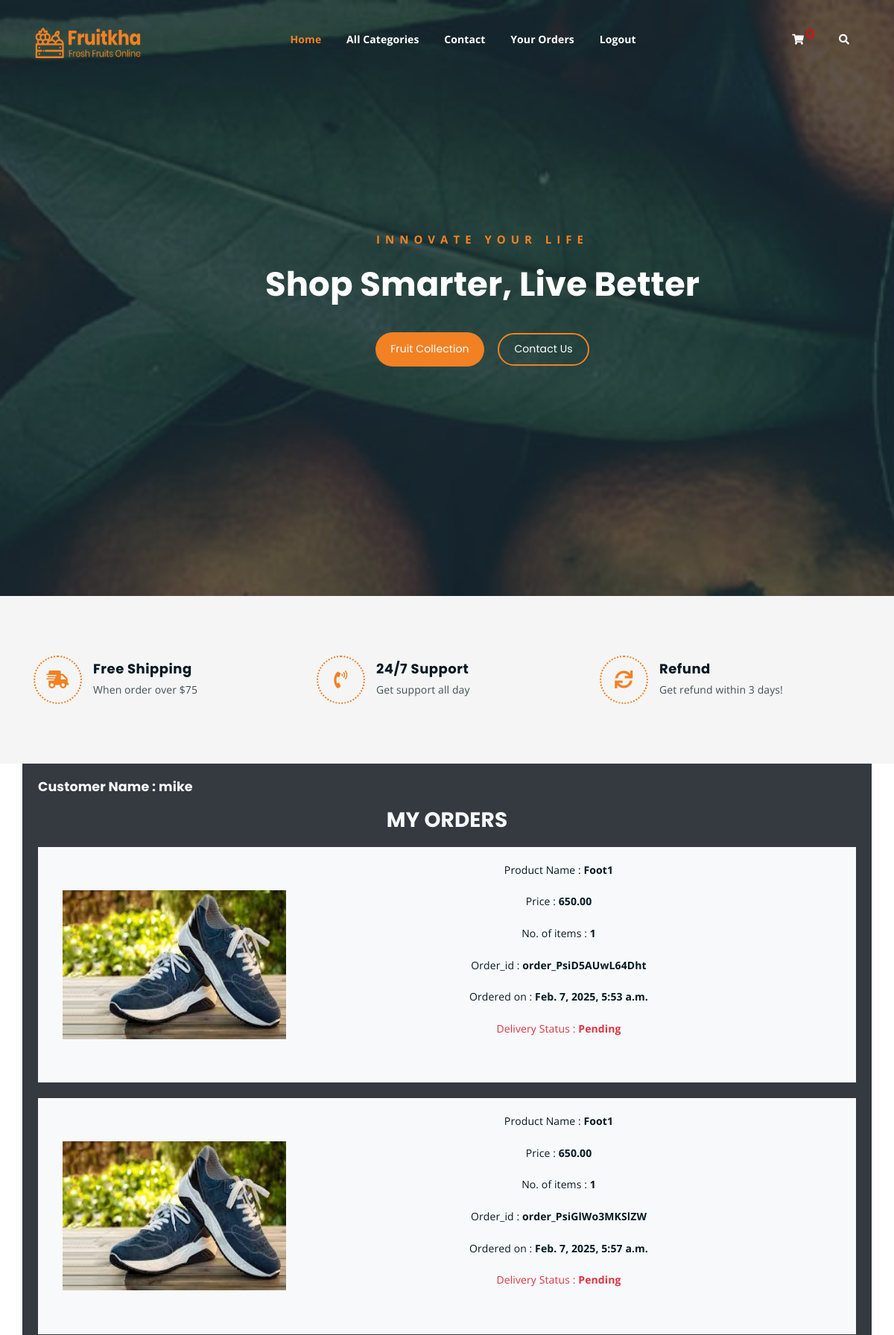
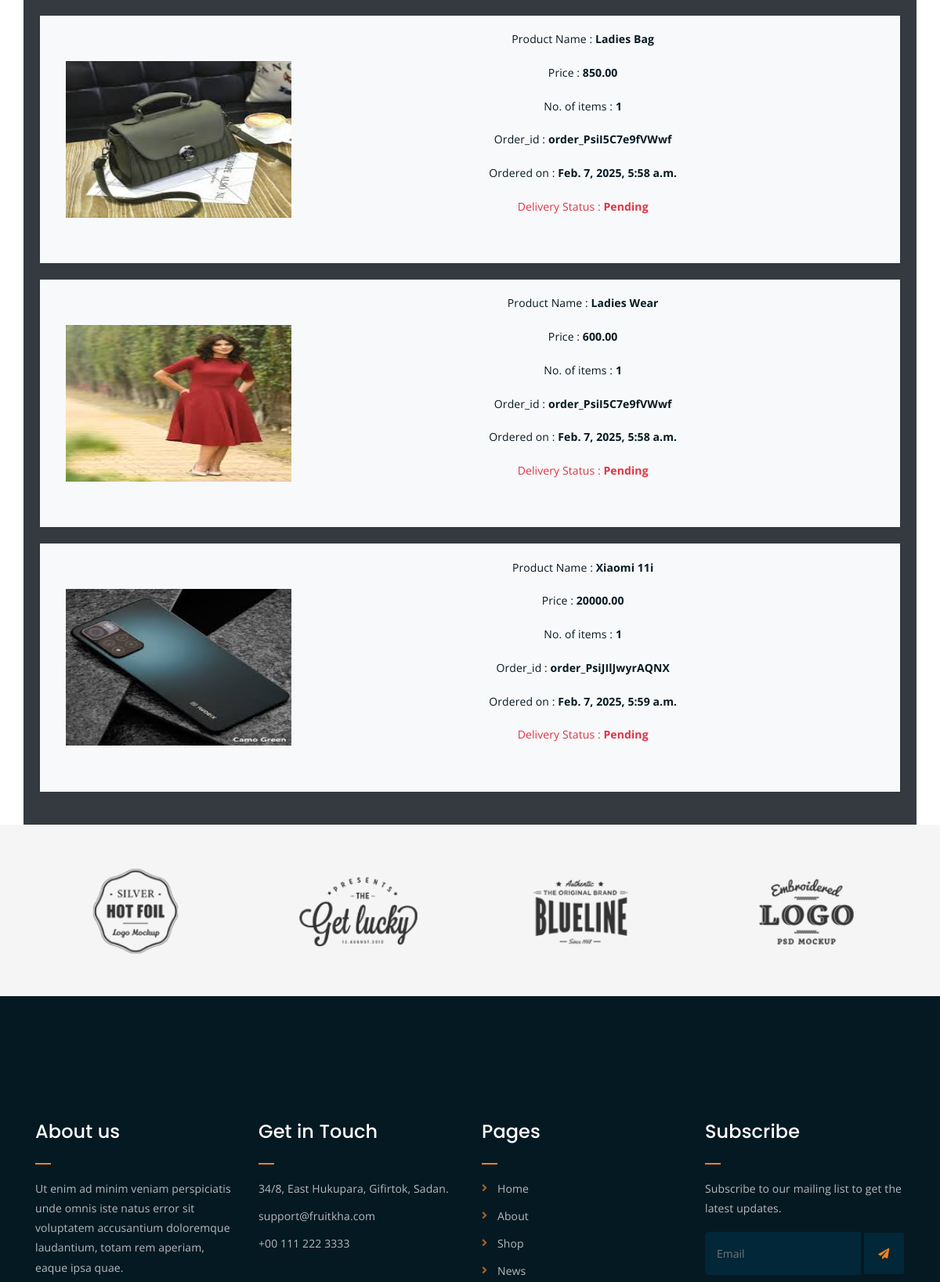
/my_order (signed in, upper part), run on the app's committed database (2 pictures, top to bottom).
### cart/models.py (models this page shows, shortened)
class OrderDetails(models.Model):
    product = models.ForeignKey(Product, on_delete=models.CASCADE)
    user = models.ForeignKey(User, on_delete=models.CASCADE)
    no_of_items = models.IntegerField()
    address = models.TextField()
    phone = models.BigIntegerField()
    pin = models.IntegerField()
    order_id = models.CharField(max_length=30)
    payment_status = models.CharField(max_length=30,default="Pending")
    delivery_status = models.CharField(max_length=30,default="Pending")
    order_date = models.DateTimeField(auto_now_add=True)

### shop/models.py (models this page shows, shortened)
class Product(models.Model):
    name = models.CharField(max_length=15)
    image = models.ImageField(upload_to='media/products', blank=True, null=True)
    description = models.TextField()
    price = models.DecimalField(max_digits=10, decimal_places=2)
    stock = models.IntegerField()
    available = models.BooleanField(default=True)
    created = models.DateTimeField(auto_now_add=True)
    updated = models.DateTimeField(auto_now=True)
    category = ForeignKey(Category, on_delete=models.CASCADE,related_name="products")

### cart/views.py (the view)
# urls.py: path('my_order',views.myOrders,name='my_order')
def myOrders(request):
    u = request.user
    o = OrderDetails.objects.filter(user=u,payment_status="completed")
    context = {'orders':o}
    return render(request,'my_orders.html',context)

### cart/context_processors.py (called while the page is built)
def count_items(request):
    u = request.user
    count = 0
    if request.user.is_authenticated:
        c = Cart.objects.filter(user=u)
        for i in c:
            count = count+i.quantity
    return {'count':count}

### shop/context_processors.py (called while the page is built)
def links(request):
    c = Category.objects.all()
    return {'links':c}

### template/my_orders.html
{% extends 'base.html' %}
{% block content %}
<div class="container bg-dark p-4">
    <h5 class="text-light">Customer Name : {{user.username}}</h5>
    <h3 class="text-light text-center mb-4 mt-3">MY ORDERS</h3>
    {% for i in orders %}
    <div class="container bg-light mb-4">
                <div class="card-body">
                    <div class="d-flex align-items-center">
                        <img src="{{i.product.image.url}}" width="300" height="200">
        <div class="text-center w-75">
            <p>Product Name : <b>{{i.product.name}}</b></p>
        <p>Price : <b>{{i.product.price}}</b></p>
        <p>No. of items : <b>{{i.no_of_items}}</b></p>
        <p>Order_id : <b>{{i.order_id}}</b></p>
        <p>Ordered on : <b>{{i.order_date}}</b></p>
        <p class="text-danger">Delivery Status : <b>{{i.delivery_status}}</b></p><br>
        </div>
                    </div>
        </div>
    </div>
    {% endfor %}
</div>
{% endblock %}

### static/css/main.css (style rules this page uses)
html { font-size: 14px; font-weight: 400; line-height: 28px; height: 100%; }
body { font-family: "Open Sans", sans-serif; font-weight: 400; font-size: 1rem; letter-spacing: 0.1px; line-height: 1.8; color: #051922; overflow-x: hidden; }
body img { max-width: 100%; }
h1, .h1, h2, .h2, h3, .h3, h4, .h4, h5, .h5, h6, .h6 { font-family: "Poppins", sans-serif; font-weight: 700; margin: 0 0 1.25rem 0; color: #051922; }
h3, .h3 { font-size: 2rem; font-weight: 700; line-height: 2.25rem; }
h5, .h5 { font-size: 1.25rem; font-weight: 700; line-height: 1.5rem; }
p { font-family: "Open Sans", sans-serif; font-weight: 400; font-size: 1rem; letter-spacing: 0.1px; line-height: 1.8; color: #051922; margin: 0 0 1.25rem 0; }
html, body { height: 100%; }

### data on the page
OrderDetails: product.image (picture), product.name "Foot1", product.price "650.00", no_of_items "1", order_id "order_PsiD5AUwL64Dht", order_date "Feb. 7, 2025, 5:53 a.m.", delivery_status "Pending"
OrderDetails: product.image (picture), product.name "Foot1", product.price "650.00", no_of_items "1", order_id "order_PsiGlWo3MKSlZW", order_date "Feb. 7, 2025, 5:57 a.m.", delivery_status "Pending"
OrderDetails: product.image (picture), product.name "Ladies Bag", product.price "850.00", no_of_items "1", order_id "order_PsiI5C7e9fVWwf", order_date "Feb. 7, 2025, 5:58 a.m.", delivery_status "Pending"
OrderDetails: product.image (picture), product.name "Ladies Wear", product.price "600.00", no_of_items "1", order_id "order_PsiI5C7e9fVWwf", order_date "Feb. 7, 2025, 5:58 a.m.", delivery_status "Pending"
OrderDetails: product.image (picture), product.name "Xiaomi 11i", product.price "20000.00", no_of_items "1", order_id "order_PsiJIlJwyrAQNX", order_date "Feb. 7, 2025, 5:59 a.m.", delivery_status "Pending"

### other printed values
{{ user.username }} "mike"
